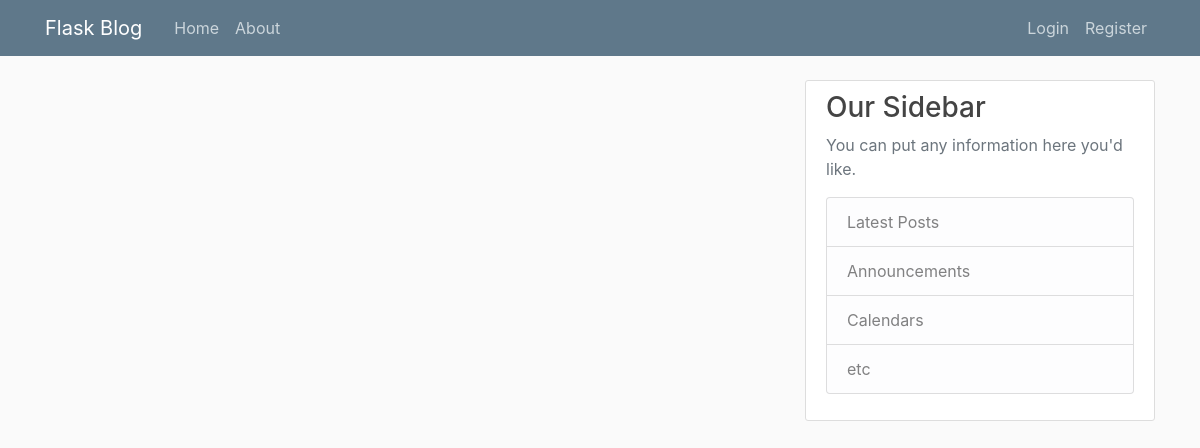
Page /home on the earlier database version.
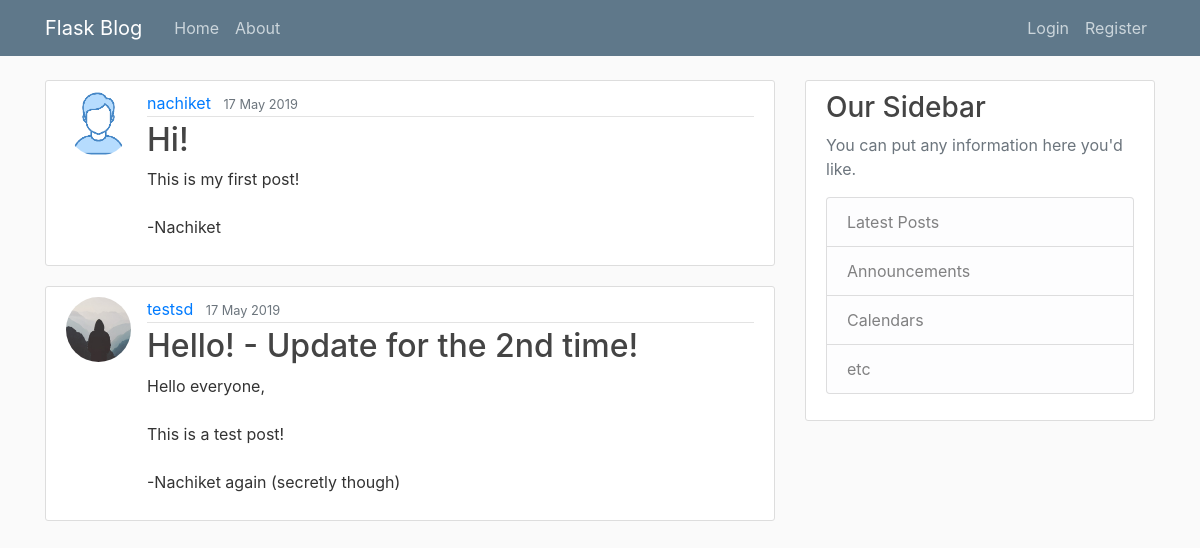
Same page on the later database version.
### flaskblog/models.py (models this page shows, shortened)
class Post(db.Model):
    id = db.Column(db.Integer, primary_key=True)
    title = db.Column(db.String(100), nullable=False)
    date_posted = db.Column(db.DateTime, nullable=False, default=datetime.utcnow)
    content = db.Column(db.Text, nullable=False)
    user_id = db.Column(db.Integer, db.ForeignKey('user.id'), nullable=False)

class User(db.Model, UserMixin):
    id = db.Column(db.Integer, primary_key=True)
    username = db.Column(db.String(20), unique=True, nullable=False)
    email = db.Column(db.String(120), unique=True, nullable=False)
    image_file = db.Column(db.String(20), nullable=False, default='default.jpg')
    password = db.Column(db.String(60), nullable=False)
    posts = db.relationship('Post', backref='author', lazy=True)

### flaskblog/routes.py (the view)
@app.route('/')
@app.route('/home')
def home():
    posts = Post.query.all()
    return render_template('home.html', posts = posts,
        title = "Home")

### flaskblog/templates/home.html
{% extends "layout.html" %}
{% block content %}
    {% for post in posts %}
    <article class="media content-section">
        <img class="rounded-circle article-img" src="{{ url_for('static', filename='profile_pics/' + post.author.image_file) }}"/>
        <div class="media-body">
        <div class="article-metadata">
            <a class="mr-2" href="#">{{ post.author.username }}</a>
            <small class="text-muted">{{ post.date_posted.strftime('%d %B %Y') }}</small>
        </div>
        <h2><a class="article-title" href=" {{ url_for('post', post_id = post.id) }} ">{{ post.title }}</a></h2>
        <p class="article-content">{{ post.content }}</p>
        </div>
    </article>
    {% endfor %}
{% endblock content %}

### flaskblog/templates/layout.html (shortened to what this page needs)
<!DOCTYPE html>
<html>
    <head>
        <link rel="stylesheet" href="https://stackpath.bootstrapcdn.com/bootstrap/4.3.1/css/bootstrap.min.css">
        <link rel="stylesheet" type="text/css" href="{{ url_for('static' , filename='main.css') }}">
    </head>
    <body>
        <header class="site-header">
            <nav class="navbar navbar-expand-md navbar-dark bg-steel fixed-top">
            <div class="container">
                <a class="navbar-brand mr-4" href="/">Flask Blog</a>
                <div class="collapse navbar-collapse" id="navbarToggle">
                <div class="navbar-nav mr-auto">
                    <a class="nav-item nav-link" href="{{url_for('home')}}">Home</a>
                    <a class="nav-item nav-link" href="{{url_for('about')}}">About</a>
                </div>
                <div class="navbar-nav">
                  {% if current_user.is_authenticated %}
                  <a class="nav-item nav-link" href="{{url_for('new_post')}}">New Post</a>
                  <a class="nav-item nav-link" href="{{url_for('account')}}">Account</a>
                  <a class="nav-item nav-link" href="{{url_for('logout')}}">Logout</a>
                  {% else %}
                    <a class="nav-item nav-link" href="{{url_for('login')}}">Login</a>
                    <a class="nav-item nav-link" href="{{url_for('register')}}">Register</a>
                  {% endif %}
                </div>
                </div>
            </div>
            </nav>
        </header>
        <main role="main" class="container">
                <div class="row">
                  <div class="col-md-8">
                    {% block content %}{% endblock %}
                  </div>
                  <div class="col-md-4">
                    <div class="content-section">
                      <h3>Our Sidebar</h3>
                      <p class='text-muted'>You can put any information here you'd like.
                        <ul class="list-group">
                          <li class="list-group-item list-group-item-light">Latest Posts</li>
                          <li class="list-group-item list-group-item-light">Announcements</li>
                          <li class="list-group-item list-group-item-light">Calendars</li>
                          <li class="list-group-item list-group-item-light">etc</li>
                        </ul>
                      </p>
                    </div>
                  </div>
                </div>
        </main>
    </body>
</html>

### flaskblog/static/main.css (style rules this page uses)
body { background: #fafafa; color: #333333; margin-top: 5rem; }
h1, h2, h3, h4, h5, h6 { color: #444444; }
.bg-steel { background-color: #5f788a; }
.site-header .navbar-nav .nav-link { color: #cbd5db; }
.content-section { background: #ffffff; padding: 10px 20px; border: 1px solid #dddddd; border-radius: 3px; margin-bottom: 20px; }
.article-title { color: #444444; }
.article-content { white-space: pre-line; }
.article-img { height: 65px; width: 65px; margin-right: 16px; }
.article-metadata { padding-bottom: 1px; margin-bottom: 4px; border-bottom: 1px solid #e3e3e3 }

Differences in the rows shown:
added Post: image_file (picture), author.username "nachiket", date_posted "17 May 2019", title "Hi!", content "This is my first post! -Nachiket"
added Post: image_file (placeholder picture), author.username "testsd", date_posted "17 May 2019", title "Hello! - Update for the 2nd time!", content "Hello everyone, This is a test post! -Nachiket again (secretly though)"
